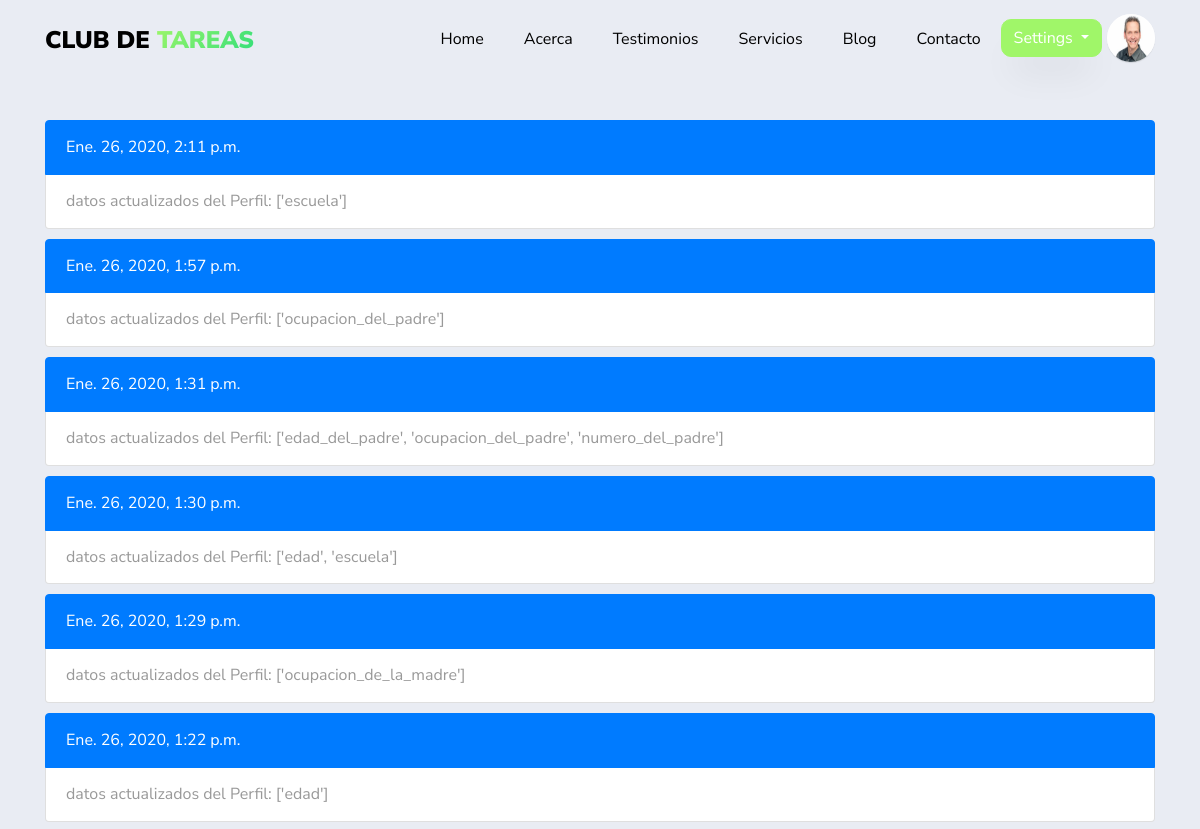
Before: /historial/ (signed in, upper part) with the older database file.
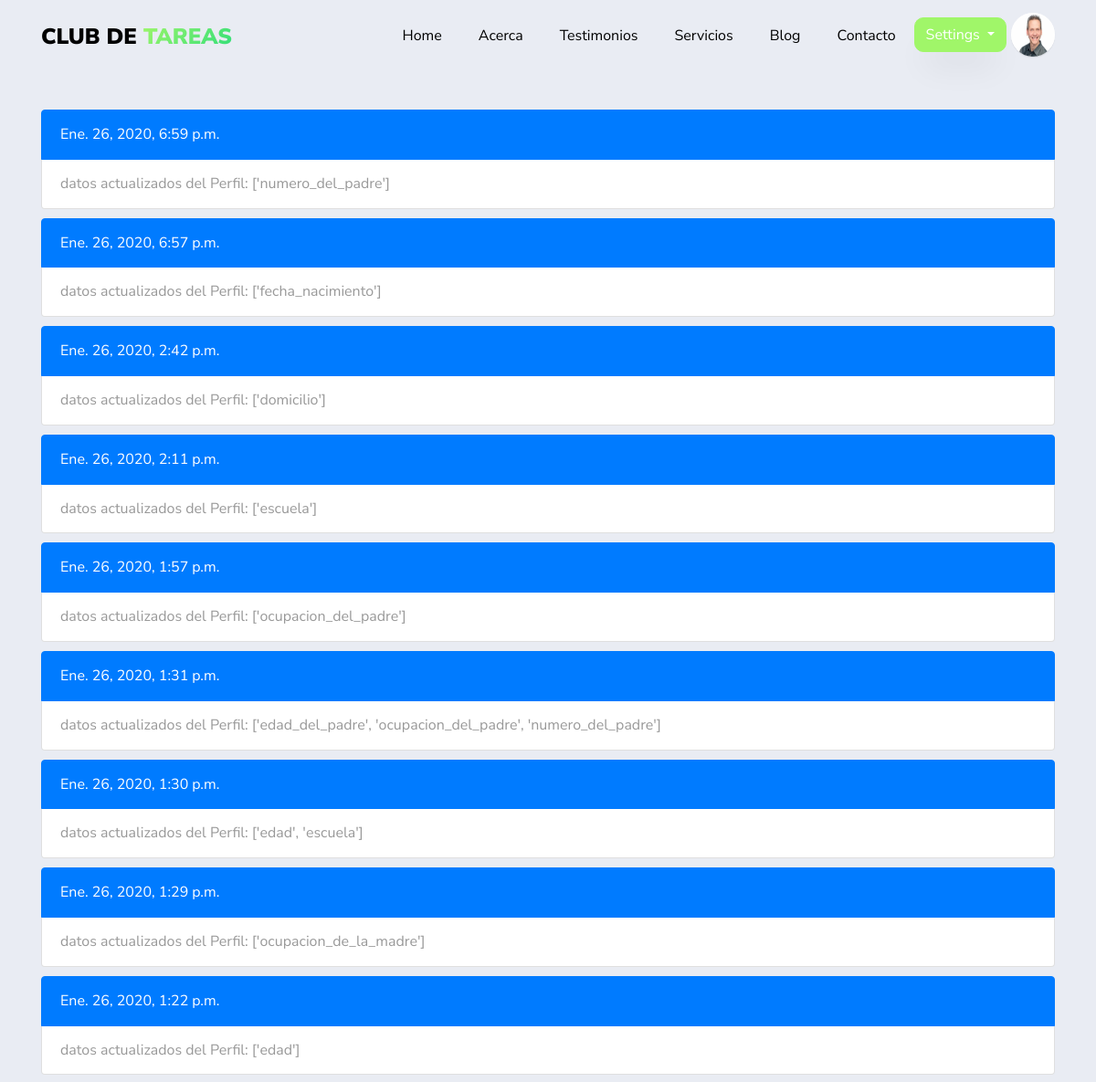
After: the same page with the newer database file.
### app/models.py (models this page shows)
class EventUser(models.Model):
      mensaje = models.CharField(max_length=200)
      usuario = models.ForeignKey(settings.AUTH_USER_MODEL,related_name="historial",on_delete=models.CASCADE,null=True)
      fecha = models.DateTimeField(auto_now_add=True,null=True)
      class Meta:
          verbose_name_plural= "Actividad de los Usuarios"

### app/views.py (the view)
# urls.py: path('historial/',views.historial,name='historial'),
@login_required
def historial(request):
    notificaciones = request.user.historial.all().order_by('-fecha')
    context = {
    'notificaciones': notificaciones
    }
    return render(request,'app/historial.html',context)

### app/templates/app/historial.html (shortened to what this page needs)
{% extends 'app/base.html' %}
{% load static %}
{% block content %}
<section>
  <div class="container">
    <div class="row"  style="margin-top:120px">
        <div class="col-md-12 ftco-animate">
          {% if notificaciones %}
              {% for notifiacion in notificaciones %}
              <ul class="list-group" style="padding-bottom: 10px">
                    <li class="list-group-item active">{{notifiacion.fecha }}</li>
                    <li class="list-group-item">{{ notifiacion.mensaje}}</li>
              </ul>
              {% endfor %}
          {% else %}
          <ul class="list-group" style="padding-bottom: 50px">
                <li class="list-group-item active">Los campos de Perfil no han sido actualizados</li>
          </ul>
          {% endif%}
        </div>
        </div>
    </div>
</section>
{% endblock content%}

Changed rows visible on the page:
added EventUser: fecha "Ene. 26, 2020, 6:59 p.m.", mensaje "datos actualizados del Perfil: ['numero_del_padre']"
added EventUser: fecha "Ene. 26, 2020, 6:57 p.m.", mensaje "datos actualizados del Perfil: ['fecha_nacimiento']"
added EventUser: fecha "Ene. 26, 2020, 2:42 p.m.", mensaje "datos actualizados del Perfil: ['domicilio']"
